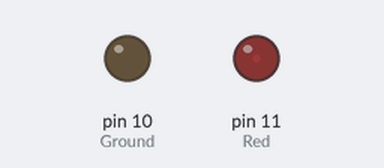
This sketch was run on a simulated Arduino Uno, built with avr-gcc and run on an emulated ATmega328P. Shown: output pins drawn as LEDs (lit = HIGH). What the sketch prints to the serial monitor is not drawn.

Above: at 0.05 s.
At 1.25 s:
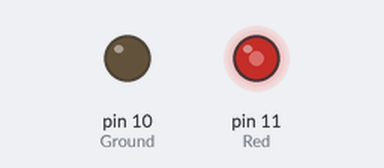
At 2.45 s:
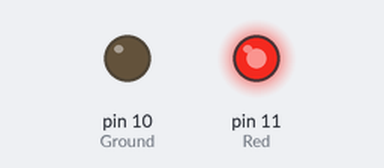
At 4.9 s:
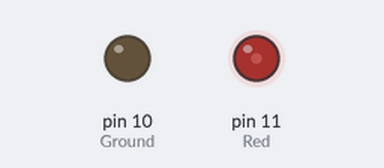
Timing chart, 0 to 7.3 s (numbered marks = the images above):
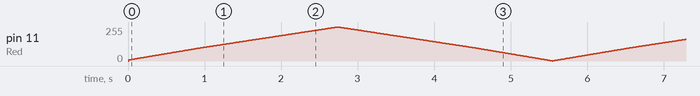

The sketch:

LED_bright.ino
```cpp
// LED 밝기 조절
// LED 범위 0~255
int Ground = 10;
int Red = 11;

void setup() {
  pinMode(Ground, OUTPUT);
  pinMode(Red, OUTPUT);

  digitalWrite(Ground, LOW);
  Serial.begin(9600);
}

void loop(){
  for(int i = 0; i < 256; i++){
    analogWrite(Red, i);
    Serial.print("LED : ");
    Serial.println(i);
  }
  for(int i = 254; i > 0; i--){
    analogWrite(Red, i);
    Serial.print("LED : ");
    Serial.println(i);
  }
}
```
